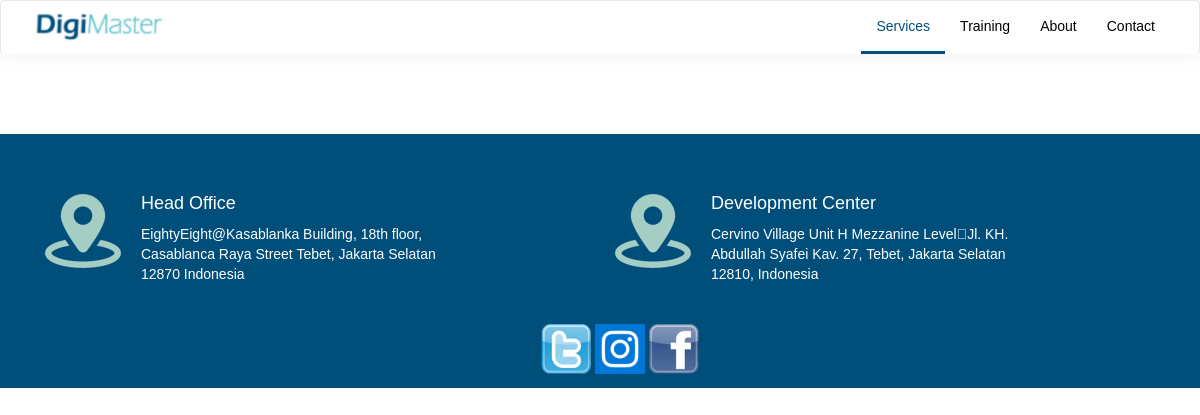
/services, run on the app's committed database.
### tables this page shows
CREATE TABLE IF NOT EXISTS `digimaster__header_content` (
  `digimaster_header_id` int(11) NOT NULL AUTO_INCREMENT,
  `digimaster_header_type` enum('logo','favicon','menu','title') DEFAULT NULL,
  `digimaster_header_img` varchar(100) DEFAULT NULL,
  `digimaster_header_title` varchar(100) DEFAULT NULL,
  `digimaster_header_url` varchar(100) DEFAULT NULL,
  `digimaster_header_content` text,
  `digimaster_header_update_on` timestamp NOT NULL DEFAULT CURRENT_TIMESTAMP ON UPDATE CURRENT_TIMESTAMP,
  `digimaster_header_created_on` timestamp NOT NULL DEFAULT CURRENT_TIMESTAMP,
  `digimaster_header_status` enum('Y','N') NOT NULL DEFAULT 'Y',
  PRIMARY KEY (`digimaster_header_id`)
);

CREATE TABLE IF NOT EXISTS `digimaster__footer_content` (
  `digimaster_footer_id` int(11) NOT NULL AUTO_INCREMENT,
  `digimaster_footer_type` enum('social media','head office','development center') DEFAULT NULL,
  `digimaster_footer_img` varchar(50) DEFAULT NULL,
  `digimaster_footer_title` varchar(100) DEFAULT NULL,
  `digimaster_footer_url` text,
  `digimaster_footer_content` text,
  `digimaster_footer_update_on` timestamp NOT NULL DEFAULT CURRENT_TIMESTAMP ON UPDATE CURRENT_TIMESTAMP,
  `digimaster_footer_created_on` timestamp NOT NULL DEFAULT CURRENT_TIMESTAMP,
  `digimaster_footer_status` enum('Y','N') NOT NULL DEFAULT 'Y',
  KEY `digimaster_footer_id` (`digimaster_footer_id`)
);

### apps/modules/home/controllers/Home.php (called while the page is built, shortened)
<?php
	class Home extends MY_General {
		public function __construct()
	    {
	        parent::__construct();
	        $this->load->model('Digimaster_model');
	    }
		public function services(){
			$this->load->view('header', $this->data);
			$this->load->view('footer', $this->data);
		}
	}
?>

### index.php (called while the page is built, shortened)
<?php
require_once BASEPATH.'core/CodeIgniter.php';

### apps/models/Digimaster_model.php (called while the page is built, shortened)
<?php
	class Digimaster_model extends CI_Model {
		public function where($where = '') {
			if($where != '') $this->db->where($where);
			return $this;
		}
	    public function digimaster__footer_content_all(){
	    	return $this->db->get('digimaster__footer_content')->result_array();
	    }
	    public function digimaster__header_content_all(){
	    	return $this->db->get('digimaster__header_content')->result_array();
	    }
	    public function digimaster__header_content_single(){
	    	return $this->db->get('digimaster__header_content')->row_array();
	    }
	}

### apps/core/MY_Controller.php (called while the page is built, shortened)
<?php
	class MY_General extends MY_Controller{
		function __construct()
		{
			$this->data['logo'] 			=	$this->Digimaster_model->where(array('digimaster_header_type' => 'logo', 'digimaster_header_status' => 'Y'))->digimaster__header_content_single();
			$this->data['menu'] 			=	$this->Digimaster_model->where(array('digimaster_header_type' => 'menu', 'digimaster_header_status' => 'Y'))->digimaster__header_content_all();
			$this->data['social_media'] 	=	$this->Digimaster_model->where(array('digimaster_footer_type' => 'social media', 'digimaster_footer_status' => 'Y'))->digimaster__footer_content_all();
			$this->data['except_social_media']	=	$this->Digimaster_model->where(array('digimaster_footer_type !=' => 'social media', 'digimaster_footer_status' => 'Y'))->digimaster__footer_content_all();
		}
	}
?>

### apps/helpers/general_helper.php (the view, shortened to what this page needs)
<?php
    if (!function_exists('css')){
        function css($var){
            echo base_url('assets/css/'.$var);
        }
    }
    if (!function_exists('img')){
        function img($var){
            echo base_url('assets/img/'.$var);
        }
    }
?>

### apps/views/header.php (shortened to what this page needs)
<!DOCTYPE html>
<html>
<head>
	<link rel="stylesheet" type="text/css" href="<?=css('bootstrap.min.css')?>">
	<link rel="stylesheet" type="text/css" href="<?=css('custom.css')?>">
	<link rel="stylesheet" type="text/css" href="https://cdnjs.cloudflare.com/ajax/libs/font-awesome/4.7.0/css/font-awesome.min.css">
</head>
<body>
	<header>
		<nav class="navbar navbar-default m-b-0">
			<div class="container">
				<div class="navbar-header">
					<a class="navbar-brand" href="<?=base_url($logo['digimaster_header_url'])?>">
						<img src="<?=img($logo['digimaster_header_img'])?>" class="logo-desktop" alt="digimaster">
					</a>
				</div>
				<div class="collapse navbar-collapse" id="nav-collapse-1">
					<ul class="nav navbar-nav navbar-right">
						<?php foreach($menu as $m): ?>
							<li><a href="<?=base_url($m['digimaster_header_url'])?>" class="<?=$active_segment === $m['digimaster_header_url'] ? 'active' : ''?>"><?=$m['digimaster_header_content']?></a></li>
						<?php endforeach; ?>
					</ul>
				</div>
			</div>
		</nav>
	</header>

### apps/views/footer.php (shortened to what this page needs)
<footer class="contact">
		<div class="container">
			<div class="row">
				<div class="content">
						<?php foreach($except_social_media as $esm): ?>
							<div class="col-md-<?=12/$number_of_rows?>">
								<div class="top">
									<img src="<?=img($esm['digimaster_footer_img'])?>" alt="">
									<div class="desc">
										<h4 class="title"><?=$esm['digimaster_footer_title']?></h4>
										<p class="description"><?=$esm['digimaster_footer_content']?></p>
									</div>
								</div>
							</div>
						<?php endforeach; ?>
						<ul class="social-media text-center">
							<?php foreach($social_media as $sm): ?>
								<li>
									<a href="http://<?=$sm['digimaster_footer_url']?>">
										<img src="<?=img($sm['digimaster_footer_img'])?>" class="img-responsive">
									</a>
								</li>
							<?php endforeach; ?>
						</ul>
					</div>
				</div>
			</div>
		</footer>
	</body>
</html>

### assets/css/custom.css (style rules this page uses)
.row { margin-left: 0; margin-right: 0; }
.m-b-0 { margin-bottom: 0 }
.navbar.navbar-default .navbar-brand img.logo-desktop { width: 140px; margin-top: -10px }
footer.contact { margin: 80px 0 0; width: 100%; overflow: hidden; background: #004f7b; overflow: hidden; }
footer.contact .container .row .content { margin-top: 40px; }
footer.contact .container .row .content .top, footer.contact .container .row .content .bottom { margin-bottom: 40px; }
footer.contact .container .row .content .top img, footer.contact .container .row .content .bottom img { float: left; margin-right: 20px; }
footer.contact .container .row .content .top h4.title, footer.contact .container .row .content .bottom h4.title { color: #fff; font-family: "montserrat-medium", Helvetica, Arial, sans-serif; }
footer.contact .container .row .content .top p.description, footer.contact .container .row .content .bottom p.description { color: #fff; font-family: "opensans-regular", Helvetica, Arial, sans-serif; max-width: 80%; padding-left: 96px; }
footer.contact .container .row .content ul.social-media { list-style: none; margin-top: 50px; }
footer.contact .container .row .content ul.social-media li { display: inline-block; }
footer.contact .container .row .content ul.social-media li a img { width: 50px; height: 50px; }
.navbar.navbar-default { background: #Fff; border-bottom: none; -moz-box-shadow: 1px 3px 19px rgba(0, 0, 0, 0.05); -webkit-box-shadow: 1px 3px 19px rgba(0, 0, 0, 0.05); box-shadow: 1px 3px 19px rgba(0, 0, 0, 0.05); margin-bottom: 4px; }
.navbar.navbar-default .navbar-brand img.logo-desktop { width: 140px; }
.navbar.navbar-default .navbar-nav li a { font-family: "montserrat-regular", Helvetica, Arial, sans-serif; font-size: 14px; color: #000000; }
.navbar.navbar-default .navbar-nav li a.active { color: #004f7b; background: transparent; border-bottom: 3px solid #004f7b; }

### data on the page
digimaster__header_content: digimaster_header_img (picture)
digimaster__header_content: digimaster_header_content "Services"
digimaster__header_content: digimaster_header_content "Training"
digimaster__header_content: digimaster_header_content "About"
digimaster__header_content: digimaster_header_content "Contact"
digimaster__footer_content: digimaster_footer_img (picture), digimaster_footer_title "Head Office", digimaster_footer_content "EightyEight@Kasablanka Building, 18th floor, Casablanca Raya Street Tebet, Jakarta Selatan 12870 Indonesia"
digimaster__footer_content: digimaster_footer_img (picture), digimaster_footer_title "Development Center", digimaster_footer_content "Cervino Village Unit H Mezzanine Level\u0003Jl. KH. Abdullah Syafei Kav. 27, Tebet, Jakarta Selatan 12810, Indonesia"
digimaster__footer_content: digimaster_footer_img (picture)
digimaster__footer_content: digimaster_footer_img (picture)
digimaster__footer_content: digimaster_footer_img (picture)
